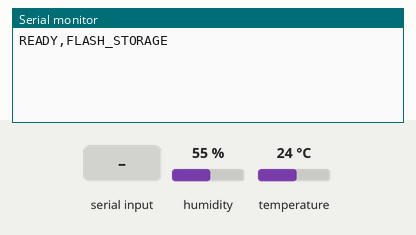
Simulated run of this program. Board: ESP32. On the bench: the last lines printed to the serial monitor. Inputs (shaded band) come from the test bench; at power-on: humidity 55 %, temperature 24 °C. Storage starts empty.

Above: at 1.2 s.
1.3 s: "AT,1\n" received over Serial
At 1.7 s:
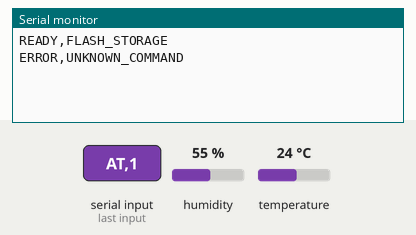
2.8 s: "AT\n" received over Serial
At 4.0 s:
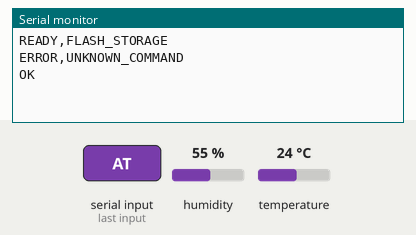
4.3 s: "AT+STATUS\n" received over Serial
At 5.2 s:
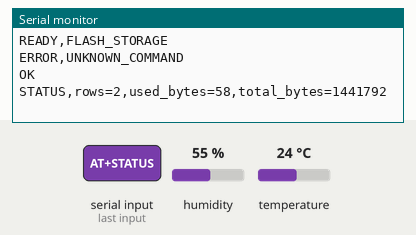
5.8 s: "AT+EXPORT\n" received over Serial
At 6.7 s:
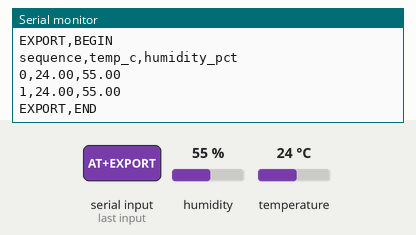
7.3 s: "AT+DELETE\n" received over Serial
At 8.5 s:
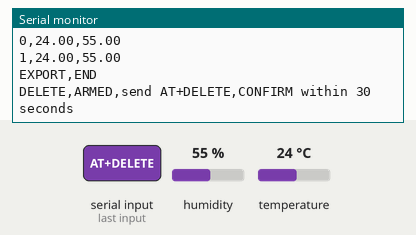
8.8 s: "AT+DELETE,CONFIRM\n" received over Serial
At 9.1 s:
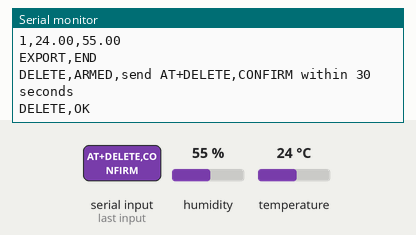

The program:

main.cpp
```cpp
#include <Arduino.h>
#include <DHT.h>
#include <LittleFS.h>

// Stage 2: store DHT22 readings as a human-readable CSV in LittleFS.
// This stage teaches file storage and AT commands. The final firmware uses a
// different, more compact raw ring-buffer format.

constexpr uint8_t DHT_PIN = 16;
constexpr uint32_t SAMPLE_INTERVAL_MS = 2000;
// Deletion requires an arm command followed by confirmation within 30 seconds.
constexpr uint32_t DELETE_CONFIRM_MS = 30000;
// LittleFS paths begin at the filesystem root, not the source-code folder.
constexpr char DATA_FILE[] = "/dht.csv";

DHT dht(DHT_PIN, DHT22);

// State reconstructed from the CSV after every restart.
uint32_t lastSampleMs = 0;
uint32_t sequence = 0;
uint32_t storedRows = 0;

// Two-step deletion state prevents one mistyped command erasing class data.
bool deleteArmed = false;
uint32_t deleteArmedAtMs = 0;

void ensureFileExists() {
  // A header makes the exported file directly readable by spreadsheet and
  // Python tools. Existing data is never replaced here.
  if (LittleFS.exists(DATA_FILE)) return;
  File file = LittleFS.open(DATA_FILE, FILE_WRITE);
  file.println(F("sequence,temp_c,humidity_pct"));
  file.close();
}

void restoreFileState() {
  // Scan the small teaching CSV once at startup. The newest sequence number
  // lets logging continue instead of starting again from zero.
  File file = LittleFS.open(DATA_FILE, FILE_READ);
  if (!file) return;
  file.readStringUntil('\n');  // Skip CSV header.
  while (file.available()) {
    const String line = file.readStringUntil('\n');
    const int separator = line.indexOf(',');
    if (separator <= 0) continue;
    sequence = static_cast<uint32_t>(line.substring(0, separator).toInt()) + 1;
    ++storedRows;
  }
  file.close();
}

void appendReading(float temperatureC, float humidity) {
  // Open-append-close makes each completed line durable and keeps the example
  // easy to understand. It is not the most flash-efficient production design.
  File file = LittleFS.open(DATA_FILE, FILE_APPEND);
  if (!file) {
    Serial.println(F("ERROR,FLASH_OPEN"));
    return;
  }
  file.printf("%u,%.2f,%.2f\n", sequence, temperatureC, humidity);
  file.close();
  ++sequence;
  ++storedRows;
}

void handleCommand(String command) {
  // trim() accepts terminals that send CRLF as well as LF endings.
  command.trim();
  if (command == "AT") {
    Serial.println(F("OK"));
  } else if (command == "AT+STATUS") {
    Serial.printf("STATUS,rows=%u,used_bytes=%u,total_bytes=%u\n",
                  storedRows, LittleFS.usedBytes(), LittleFS.totalBytes());
  } else if (command == "AT+EXPORT") {
    // Export markers allow a PC or student to distinguish CSV data from other
    // serial messages.
    File file = LittleFS.open(DATA_FILE, FILE_READ);
    Serial.println(F("EXPORT,BEGIN"));
    while (file && file.available()) Serial.write(file.read());
    if (file) file.close();
    Serial.println(F("EXPORT,END"));
  } else if (command == "AT+DELETE") {
    // Arming alone does not delete the file.
    deleteArmed = true;
    deleteArmedAtMs = millis();
    Serial.println(F("DELETE,ARMED,send AT+DELETE,CONFIRM within 30 seconds"));
  } else if (command == "AT+DELETE,CONFIRM") {
    // Reject confirmation when no recent arm command exists.
    if (!deleteArmed || millis() - deleteArmedAtMs > DELETE_CONFIRM_MS) {
      Serial.println(F("ERROR,DELETE_NOT_ARMED"));
      return;
    }
    LittleFS.remove(DATA_FILE);
    sequence = 0;
    storedRows = 0;
    deleteArmed = false;
    ensureFileExists();
    Serial.println(F("DELETE,OK"));
  } else if (command.length()) {
    Serial.println(F("ERROR,UNKNOWN_COMMAND"));
  }
}

void setup() {
  Serial.begin(115200);
  dht.begin();

  // begin(true) formats LittleFS only when mounting fails. Switching partition
  // layouts can therefore erase this teaching filesystem; export wanted data
  // before flashing a different layout.
  if (!LittleFS.begin(true)) {
    Serial.println(F("ERROR,FLASH_MOUNT"));
    return;
  }
  ensureFileExists();
  restoreFileState();
  Serial.println(F("READY,FLASH_STORAGE"));
}

void loop() {
  // Commands and sampling share one simple loop; neither requires Wi-Fi or an
  // RTOS task.
  if (Serial.available()) handleCommand(Serial.readStringUntil('\n'));

  // Automatically cancel an unconfirmed delete request.
  if (deleteArmed && millis() - deleteArmedAtMs > DELETE_CONFIRM_MS) {
    deleteArmed = false;
  }
  if (millis() - lastSampleMs < SAMPLE_INTERVAL_MS) return;
  lastSampleMs = millis();

  const float humidity = dht.readHumidity();
  const float temperatureC = dht.readTemperature();
  // Skip failed reads instead of storing fake zero values.
  if (isnan(temperatureC) || isnan(humidity)) {
    Serial.println(F("ERROR,DHT_READ"));
    return;
  }
  appendReading(temperatureC, humidity);
}
```

Measured:
- after the input at 1.3 s, the serial monitor: prints a new line at once (image 1)
- after the input at 2.8 s, the serial monitor: prints a new line at once (image 2)
- after the input at 4.3 s, the serial monitor: prints a new line at once (image 3)
- after the input at 5.8 s, the serial monitor: prints a new line at once (image 4)
- after the input at 7.3 s, the serial monitor: prints a new line at once (image 5)
- after the input at 8.8 s, the serial monitor: prints a new line at once (image 6)
